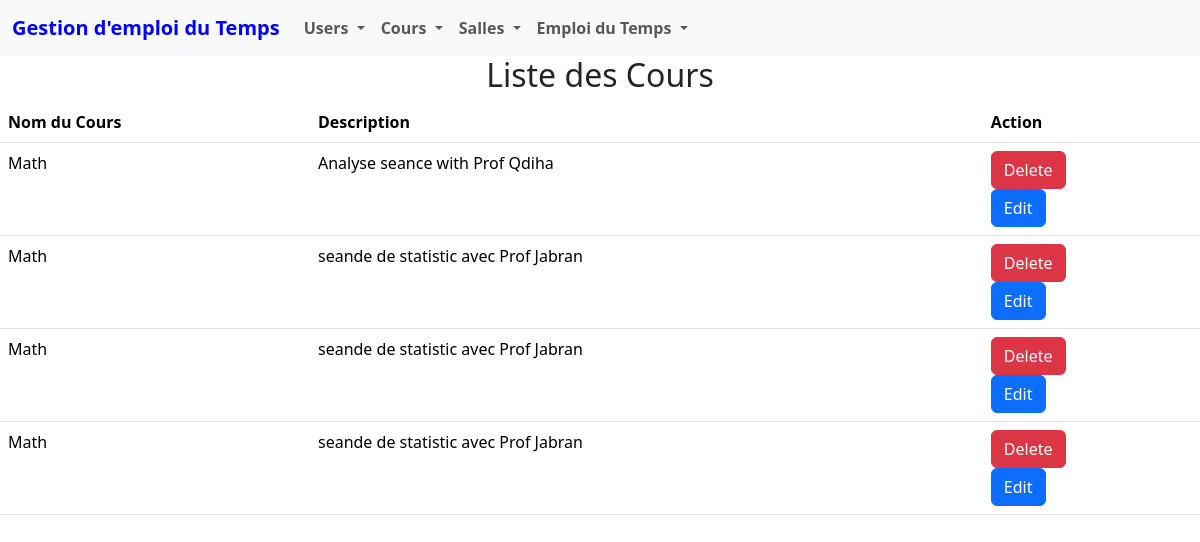
Before: /cours_list/ with the older database file.
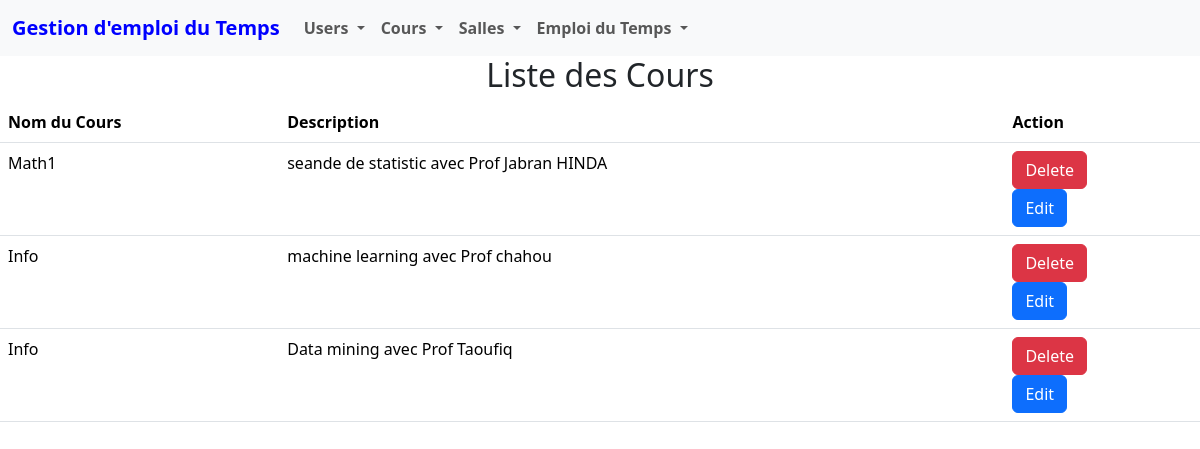
After: the same page with the newer database file.
### scheduleManagement/models.py (models this page shows)
class Cours(models.Model):
    nom_cours = models.CharField(max_length=100)
    description = models.TextField()

### scheduleManagement/views.py (the view)
# urls.py: path('cours_list/', views.cours_list, name='cours_list'),
def cours_list(request):
    cours = Cours.objects.all()
    return render(request, 'scheduleManagement/cours/cours_list.html', {'cours': cours})

### scheduleManagement/templates/scheduleManagement/cours/cours_list.html (shortened to what this page needs)
<!DOCTYPE html>
<html lang="en">
<head>
</head>
<body>
    {% include 'scheduleManagement/navbar/navbar.html' %}
    <h2 style="text-align: center;" >Liste des Cours</h2>
    <table class="table">
        <thead>
            <tr>
                <th>Nom du Cours</th>
                <th>Description</th>
                <th>Action</th>
            </tr>
        </thead>
        <tbody>
            {% for c in cours %}
            <tr>
                <td>{{ c.nom_cours }}</td>
                <td>{{ c.description }}</td>
                <td>
                    <form method="POST" action="{% url 'delete_cours' c.id %}">
                        <button type="submit" class="btn btn-danger">Delete</button>
                    </form>
                    <button type="button" class="btn btn-primary" data-bs-toggle="modal" data-bs-target="#editModal{{ c.id }}">
                        Edit
                    </button>
                </td>
            </tr>
            {% endfor %}
        </tbody>
    </table>
</body>
</html>

### scheduleManagement/templates/scheduleManagement/navbar/navbar.html (shortened to what this page needs)
<link href="https://cdn.jsdelivr.net/npm/bootstrap@5.3.2/dist/css/bootstrap.min.css" rel="stylesheet">
<nav class="navbar navbar-expand-lg bg-body-tertiary">
    <div class="container-fluid">
      <a class="navbar-brand" href="#" style="color: blue; font-weight: bold;"  >Gestion d'emploi du Temps</a>
      <div class="collapse navbar-collapse" id="navbarSupportedContent">
        <ul class="navbar-nav me-auto mb-2 mb-lg-0">
          <li class="nav-item dropdown">
            <a class="nav-link dropdown-toggle" href="#" style="font-weight: bold;" role="button" data-bs-toggle="dropdown" aria-expanded="false">
              Users
            </a>
          </li>
          <li class="nav-item dropdown">
            <a class="nav-link dropdown-toggle" href="#" style="font-weight: bold;" role="button" data-bs-toggle="dropdown" aria-expanded="false">
              Cours
            </a>
          </li>
          <li class="nav-item dropdown">
            <a class="nav-link dropdown-toggle" href="#" style="font-weight: bold;" role="button" data-bs-toggle="dropdown" aria-expanded="false">
              Salles
            </a>
          </li>
          <li class="nav-item dropdown">
            <a class="nav-link dropdown-toggle" href="#" style="font-weight: bold;" role="button" data-bs-toggle="dropdown" aria-expanded="false">
              Emploi du Temps
            </a>
          </li>
        </ul>
      </div>
    </div>
  </nav>

Changed rows visible on the page:
removed Cours: nom_cours "Math", description "Analyse seance with Prof Qdiha"
removed Cours: nom_cours "Math", description "seande de statistic avec Prof Jabran"
removed Cours: nom_cours "Math", description "seande de statistic avec Prof Jabran"
changed Cours: nom_cours "Math" → "Math1"; description "seande de statistic avec Prof Jabran" → "seande de statistic avec Prof Jabran HINDA"
added Cours: nom_cours "Info", description "machine learning avec Prof chahou"
added Cours: nom_cours "Info", description "Data mining avec Prof Taoufiq"
